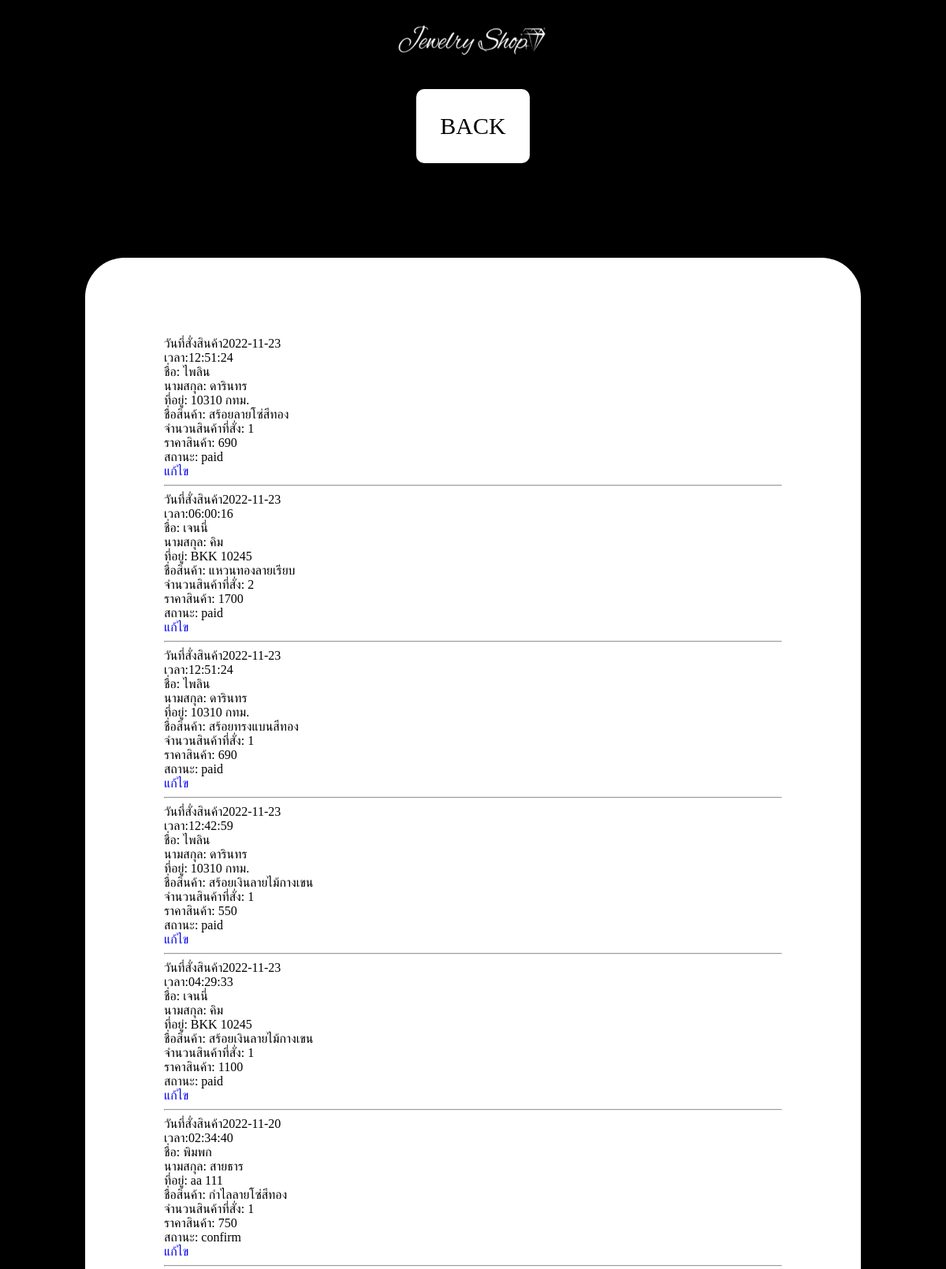
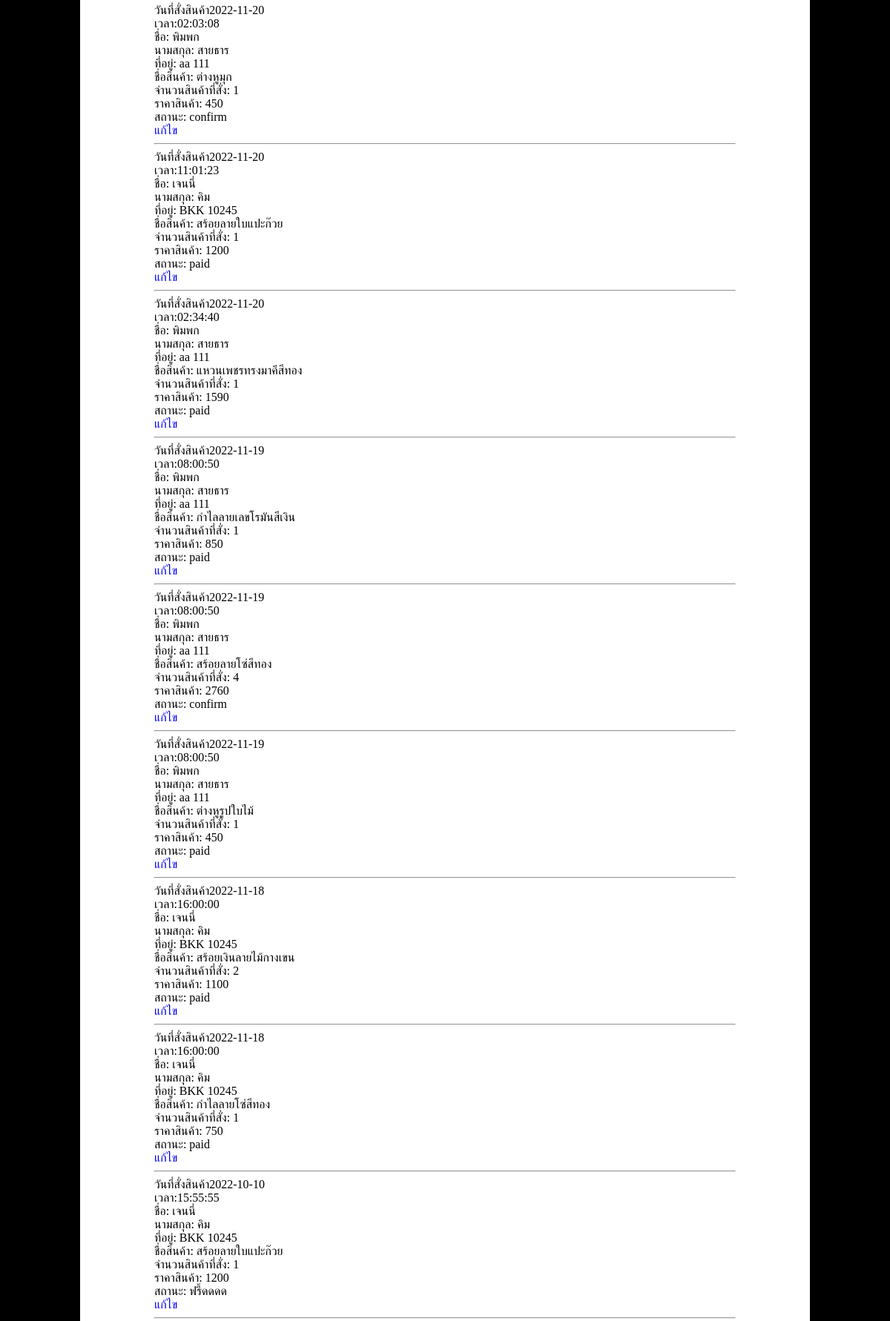
The page /projectweb/orderlist.php (upper part) on the database its author committed (2 pictures, top to bottom).
### tables this page shows
CREATE TABLE `customer` (
  `username_cus` varchar(50) NOT NULL,
  `password_cus` varchar(50) NOT NULL,
  `name_cus` varchar(50) NOT NULL,
  `surname_cus` varchar(50) NOT NULL,
  `address_cus` varchar(200) NOT NULL
);

CREATE TABLE `po` (
  `date_order` date NOT NULL,
  `time_order` time NOT NULL,
  `qty_product` int(11) NOT NULL,
  `username_cus` varchar(50) NOT NULL,
  `id_product` int(50) NOT NULL,
  `payment_status` varchar(50) NOT NULL
);

CREATE TABLE `product` (
  `id_product` int(50) NOT NULL,
  `name_product` varchar(50) NOT NULL,
  `price_product` decimal(10,0) NOT NULL,
  `num_product` int(11) NOT NULL,
  `id_type` varchar(50) NOT NULL
);

### projectweb/orderlist.php (the view)
<?php include "connect2.php"?>
<html>
<head><meta charset="utf-8">
<link href="style/style_ad.css" rel="stylesheet">
</head>
<body>
    <header><img src="img_decorate/jewshop5.png" width="200" height="40" ></header>
    <nav>
    <a href="homead.php">BACK</a>
    </nav>
<div class="list">
<?php
$stmt = $pdo->prepare("SELECT po.username_cus,customer.name_cus,customer.surname_cus,customer.address_cus,po.date_order,po.time_order,po.id_product,product.name_product,po.qty_product,SUM(po.qty_product*product.price_product)AS sum_price,po.payment_status
FROM customer JOIN po ON customer.username_cus=po.username_cus
JOIN product ON po.id_product = product.id_product
GROUP BY customer.name_cus,customer.surname_cus,customer.address_cus,id_product,po.date_order,po.date_order
ORDER BY `po`.`date_order` DESC");
$stmt->execute();
while ($row = $stmt->fetch()) {
echo "วันที่สั่งสินค้า" .$row ["date_order"]."<br>";
echo "เวลา:" .$row ["time_order"]. "<br>";
echo "ชื่อ: " .$row ["name_cus"]."<br>";
echo "นามสกุล: " .$row ["surname_cus"]. "<br>";
echo "ที่อยู่: " .$row ["address_cus"]. "<br>";
echo "ชื่อสินค้า: " .$row ["name_product"]. "<br>";
echo "จำนวนสินค้าที่สั่ง: " .$row ["qty_product"]. "<br>";
echo "ราคาสินค้า: " .$row ["sum_price"]. "<br>";
echo "สถานะ: " .$row ["payment_status"]. "<br>";
echo "<a href='edit_orderlist.php?date_order=".$row ["date_order"]."&time_order=".$row["time_order"]."&qty_product=".$row["qty_product"]."&username_cus=".$row["username_cus"]."&id_product=".$row["id_product"]."&payment_status=".$row["payment_status"]."'>แก้ไข</a> <hr>";
 } ?>
</div>
</body>
</html>

### projectweb/style/style_ad.css (style rules this page uses)
nav { text-align:center; }
nav a { display: inline-flex; text-align:center; font-size:30px; border-radius:10px; margin:20px; padding:30px; background:white; color:black; }
body { background-color:black; }
header { background-color:black; display: flex; justify-content:center; height: 85px; align-items: center; }
a:link { text-decoration:none; }
.list { padding: 100px; background-color:white; margin:100px 100px; border-radius:50px; }

### rows shown on the page
customer: po.date_order "2022-11-23", po.time_order "12:51:24", name_cus "ไพลิน", surname_cus "ดารินทร", address_cus "10310 กทม.", product.name_product "สร้อยลายโซ่สีทอง", po.qty_product "1", sum_price "690", po.payment_status "paid", product.name_product "สร้อยทรงแบนสีทอง", po.time_order "12:42:59", product.name_product "สร้อยเงินลายไม้กางเขน", sum_price "550"
customer: po.date_order "2022-11-23", po.time_order "06:00:16", name_cus "เจนนี่", surname_cus "คิม", address_cus "BKK 10245", product.name_product "แหวนทองลายเรียบ", po.qty_product "2", sum_price "1700", po.payment_status "paid", po.time_order "04:29:33", product.name_product "สร้อยเงินลายไม้กางเขน", po.qty_product "1", sum_price "1100", po.date_order "2022-11-20", po.time_order "11:01:23", product.name_product "สร้อยลายใบแปะก๊วย", sum_price "1200", po.date_order "2022-11-18", po.time_order "16:00:00", product.name_product "กำไลลายโซ่สีทอง", sum_price "750", po.date_order "2022-10-10", po.time_order "15:55:55", po.payment_status "ฟรี้ดดดด"
customer: po.date_order "2022-11-20", po.time_order "02:34:40", name_cus "พิมพก", surname_cus "สายธาร", address_cus "aa 111", product.name_product "กำไลลายโซ่สีทอง", po.qty_product "1", sum_price "750", po.payment_status "confirm", po.time_order "02:03:08", product.name_product "ต่างหูมุก", sum_price "450", product.name_product "แหวนเพชรทรงมาคีสีทอง", sum_price "1590", po.payment_status "paid", po.date_order "2022-11-19", po.time_order "08:00:50", product.name_product "กำไลลายเลขโรมันสีเงิน", sum_price "850", product.name_product "สร้อยลายโซ่สีทอง", po.qty_product "4", sum_price "2760", product.name_product "ต่างหูรูปใบไม้"
